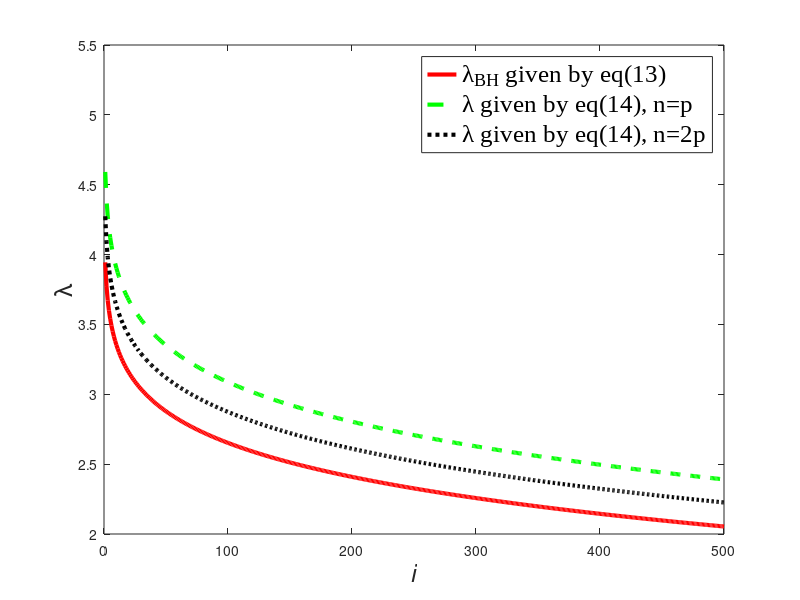

Recreate this plot in MATLAB.
q = 0.4;
p = 5000;
i = 1:1:500;
l1 = norminv(1-q*i/p/2);
l2 = l1*sqrt(1+cumsum(l1.^2)/(p-i-1));
l3 = l1*sqrt(1+cumsum(l1.^2)/(2*p-i-1));
figure;
set(gca, 'FontSize', 18); %<- Set properties
plot(i,l1,'r','LineStyle','-','LineWidth',3,'MarkerSize',10);
hold on
plot(i,l2,'g','LineStyle','--','LineWidth',3,'MarkerSize',10);
hold on
plot(i,l3,'k','LineStyle',':','LineWidth',3,'MarkerSize',10);
ylim([2,5.5]);
set(gca,'xTick',0:100:500);
%title(sprintf('q=%f',q),'FontSize',18);
xlabel('\it{i}','FontSize',18)
ylabel('\lambda','FontSize',18)
legend1=legend('\lambda_{BH} given by eq(13)','\lambda given by eq(14), n=p','\lambda given by eq(14), n=2p');
set(legend1,'FontSize',18,'FontName','Times New Roman');
% Save the file as PNG
%print('E:\Deep Learning\Research\Paper Writting\graphs\lambda04.png','-dpng','-r900');
%print('E:\Deep Learning\Research\Paper Writting\graphs\lambda04.eps','-depsc2','-r900');





